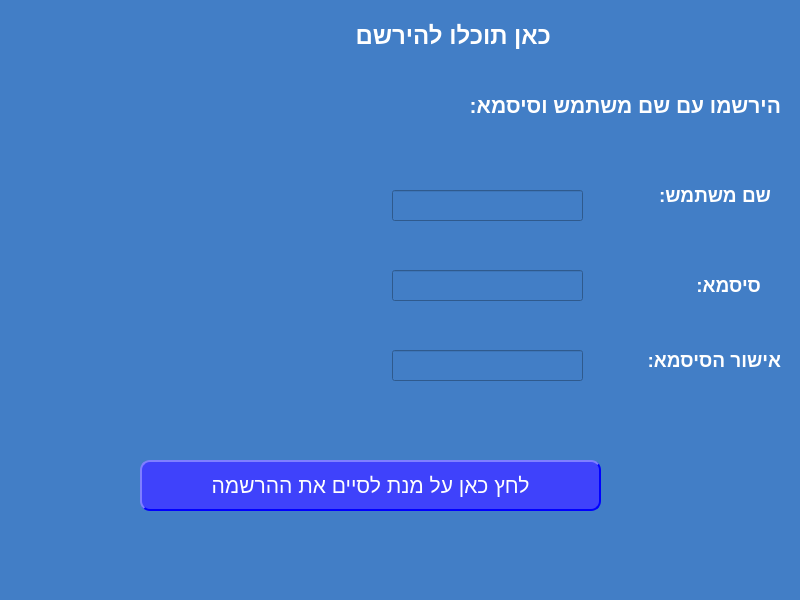
<?xml version="1.0" encoding="UTF-8"?>
<ui version="4.0">
 <class>MainWindow</class>
 <widget class="QMainWindow" name="MainWindow">
  <property name="geometry">
   <rect>
    <x>0</x>
    <y>0</y>
    <width>800</width>
    <height>600</height>
   </rect>
  </property>
  <property name="windowTitle">
   <string>MainWindow</string>
  </property>
  <property name="styleSheet">
   <string notr="true">background-color: rgb(66, 126, 198);</string>
  </property>
  <widget class="QWidget" name="centralwidget">
   <widget class="QPushButton" name="pushButton">
    <property name="geometry">
     <rect>
      <x>140</x>
      <y>460</y>
      <width>461</width>
      <height>51</height>
     </rect>
    </property>
    <property name="font">
     <font>
      <pointsize>16</pointsize>
     </font>
    </property>
    <property name="styleSheet">
     <string notr="true">background-color: rgb(63, 66, 251);
border-style : outset;
color: rgb(255, 255, 255);
border-width : 2px;
border-radius : 10px;
border-color : blue;</string>
    </property>
    <property name="text">
     <string>לחץ כאן על מנת לסיים את ההרשמה</string>
    </property>
   </widget>
   <widget class="QLabel" name="label">
    <property name="geometry">
     <rect>
      <x>260</x>
      <y>20</y>
      <width>291</width>
      <height>31</height>
     </rect>
    </property>
    <property name="font">
     <font>
      <pointsize>18</pointsize>
      <weight>75</weight>
      <bold>true</bold>
     </font>
    </property>
    <property name="styleSheet">
     <string notr="true">color: rgb(255, 255, 255);</string>
    </property>
    <property name="text">
     <string>כאן תוכלו להירשם</string>
    </property>
   </widget>
   <widget class="QLabel" name="label_2">
    <property name="geometry">
     <rect>
      <x>620</x>
      <y>180</y>
      <width>151</width>
      <height>31</height>
     </rect>
    </property>
    <property name="font">
     <font>
      <pointsize>14</pointsize>
      <weight>75</weight>
      <bold>true</bold>
     </font>
    </property>
    <property name="styleSheet">
     <string notr="true">color: rgb(255, 255, 255);</string>
    </property>
    <property name="text">
     <string>שם משתמש:</string>
    </property>
   </widget>
   <widget class="QLabel" name="label_3">
    <property name="geometry">
     <rect>
      <x>670</x>
      <y>270</y>
      <width>91</width>
      <height>31</height>
     </rect>
    </property>
    <property name="font">
     <font>
      <pointsize>14</pointsize>
      <weight>75</weight>
      <bold>true</bold>
     </font>
    </property>
    <property name="styleSheet">
     <string notr="true">color: rgb(255, 255, 255);</string>
    </property>
    <property name="text">
     <string>סיסמא:</string>
    </property>
   </widget>
   <widget class="QLabel" name="label_4">
    <property name="geometry">
     <rect>
      <x>600</x>
      <y>340</y>
      <width>181</width>
      <height>41</height>
     </rect>
    </property>
    <property name="font">
     <font>
      <pointsize>14</pointsize>
      <weight>75</weight>
      <bold>true</bold>
     </font>
    </property>
    <property name="styleSheet">
     <string notr="true">color: rgb(255, 255, 255);</string>
    </property>
    <property name="text">
     <string>אישור הסיסמא:</string>
    </property>
   </widget>
   <widget class="QLineEdit" name="lineEdit">
    <property name="geometry">
     <rect>
      <x>392</x>
      <y>190</y>
      <width>191</width>
      <height>31</height>
     </rect>
    </property>
   </widget>
   <widget class="QLineEdit" name="lineEdit_2">
    <property name="geometry">
     <rect>
      <x>392</x>
      <y>270</y>
      <width>191</width>
      <height>31</height>
     </rect>
    </property>
   </widget>
   <widget class="QLineEdit" name="lineEdit_3">
    <property name="geometry">
     <rect>
      <x>392</x>
      <y>350</y>
      <width>191</width>
      <height>31</height>
     </rect>
    </property>
   </widget>
   <widget class="QLabel" name="label_5">
    <property name="geometry">
     <rect>
      <x>330</x>
      <y>80</y>
      <width>451</width>
      <height>51</height>
     </rect>
    </property>
    <property name="font">
     <font>
      <pointsize>16</pointsize>
      <weight>75</weight>
      <bold>true</bold>
     </font>
    </property>
    <property name="styleSheet">
     <string notr="true">color: rgb(255, 255, 255);</string>
    </property>
    <property name="text">
     <string>הירשמו עם שם משתמש וסיסמא:</string>
    </property>
   </widget>
  </widget>
  <widget class="QMenuBar" name="menubar">
   <property name="geometry">
    <rect>
     <x>0</x>
     <y>0</y>
     <width>800</width>
     <height>26</height>
    </rect>
   </property>
  </widget>
  <widget class="QStatusBar" name="statusbar"/>
 </widget>
 <resources/>
 <connections/>
</ui>
